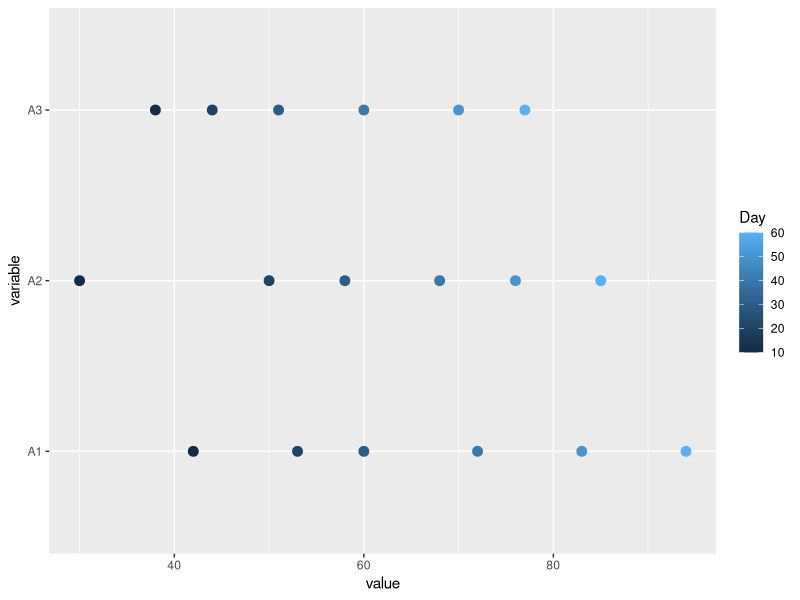

Reproduce this figure in R.
## ---- chunk 1
knitr::opts_chunk$set(echo = TRUE)
## ---- chunk 2
### # create dataframe from data given in original notes
dfGuiltTest <- data.frame(Day = seq(from = 10, to = 60, by = 10),
                          A1 = c(42,53,60,72,83,94), 
                          A2 = c( 30,50,58,68,76,85),
                          A3 = c(38,44,51,60,70,77),
                          stringsAsFactors = FALSE)
### # put all animal names into a vector, assuming all columns, 
### #  except "Day" are animals
vecAnimals <- setdiff(colnames(dfGuiltTest),c("Day"))

### # compute SD and add SD as additional column to dataframe
SD <- round(apply(dfGuiltTest[,vecAnimals], 1, sd), digits = 1)
dfGuiltTestWithSD <- cbind(dfGuiltTest,SD)

### # all animal names are pasted together separated by ", ", 
### #  except for the last which is separated by "and"
sAnimalList <- paste(paste(vecAnimals[1:(length(vecAnimals)-1)], collapse = ", "), 
                     vecAnimals[length(vecAnimals)], sep = " and ")
## ---- chunk 3
knitr::kable(dfGuiltTestWithSD)
## ---- chunk 4
dfGtestM <- reshape2::melt(data = dfGuiltTest, id.vars = "Day")
p <- ggplot2::ggplot(data = dfGtestM, mapping = ggplot2::aes(x=value, y=variable, colour = Day))
p <- p + ggplot2::geom_point(size = 3)
p
